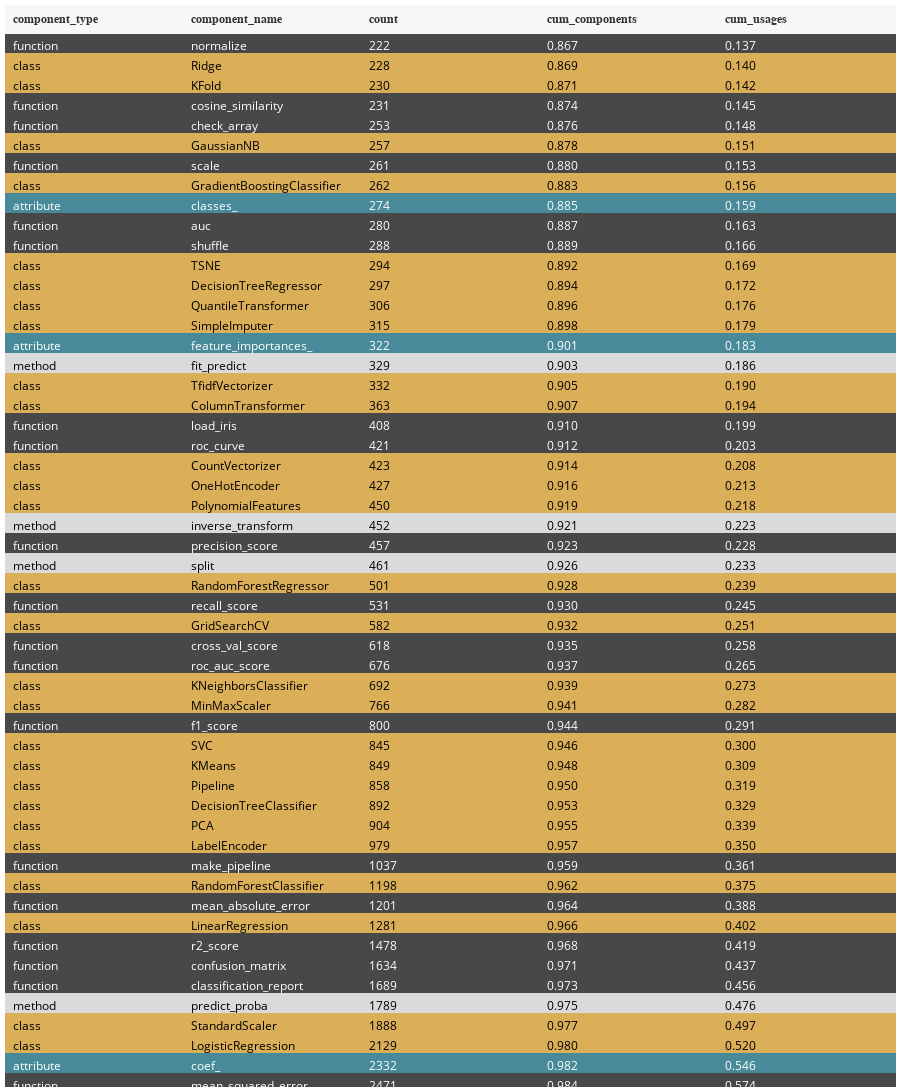

The cell this chart's notebook holds for it:
### Code cell
create_styled_table(elbow_components)

### Figure 1 — Plotly figure (JSON) as saved in the notebook; plotly's stock layout.template omitted (floating-point values rounded to 4 significant figures; data arrays with more than 128 entries replaced by an {"elided": "..."} marker saying what was removed)
{"data": [{"cells": {"align": "left", "fill": {"color": {"elided": "5x60 str values"}}, "font": {"color": {"elided": "5x60 str values"}, "size": 12}, "line": {"color": {"elided": "5x60 str values"}}, "values": {"elided": "5x60 mixed values"}}, "header": {"align": "left", "fill": {"color": "#f7f7f9"}, "font": {"color": "#333", "family": "Arial", "size": 12}, "line": {"color": "#f7f7f9"}, "values": ["<b>component_type</b>", "<b>component_name</b>", "<b>count</b>", "<b>cum_components</b>", "<b>cum_usages</b>"]}, "type": "table"}], "layout": {"height": 1240, "margin": {"b": 5, "l": 5, "r": 5, "t": 5}}}
